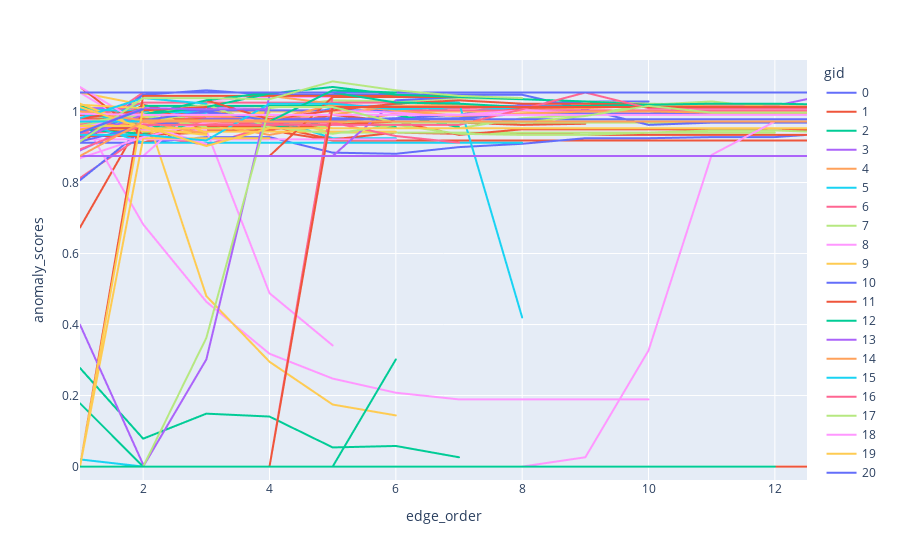

Source (notebook cell):
### Code cell
fig = px.line(df, x='edge_order', y='anomaly_scores', color='gid')
# fig.update_layout(
#     legend={'traceorder':'normal'}
# )
